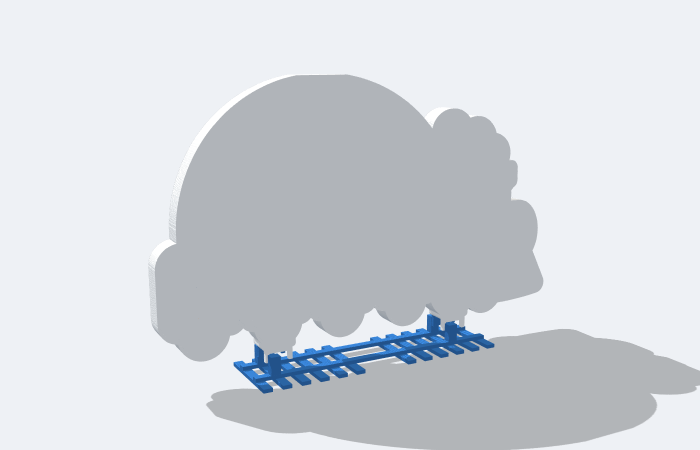
#> input picture cad/plaque/train_lit_render_back.png, 1400 x 900 px (shown at 1/2 size)
$ python trace_flat.py ../plaque/train_lit_render_back.png --out out.png
#> lines starting #> are read from the running program, lines starting #| are printed output that depends on the picture
"""Window key-holder: trace the owner's flat 4-colour drawing into colour layers (shapely, mm) + flat preview.

    python cad/windowkey/trace_flat.py picture.png --out layers.json --preview flat.png [--width 300]

Picture: flat colours on a black background (kept local, not in git). Labels: cream (plate, cat), light pink, dark pink, green.
Output JSON: layer -> GeoJSON in mm, y up, silhouette bbox centred at 0,0.
"""
import argparse, json
import numpy as np
from PIL import Image
from scipy import ndimage as ndi
import contourpy
from shapely.geometry import Polygon, mapping
from shapely.ops import unary_union
from shapely import affinity

PAL = {"bg": (0, 0, 0), "cream": (252, 238, 220), "lpink": (250, 170, 188), "dpink": (204, 66, 100), "green": (100, 155, 55)}
DRAW = {"cream": "#FFF3E0", "lpink": "#F4B6C2", "dpink": "#D9667E", "green": "#6FA05B"}


def polys(mask, min_area=10):
    gen = contourpy.contour_generator(z=mask.astype(float), fill_type=contourpy.FillType.OuterOffset)
    pts, offs = gen.filled(0.5, 1.5)
    out = []
    for p, o in zip(pts, offs):
        rings = [p[o[i]:o[i + 1]] for i in range(len(o) - 1)]
        if len(rings[0]) < 4:
            continue
        g = Polygon(rings[0], [r for r in rings[1:] if len(r) >= 4]).buffer(0)
        if g.area >= min_area:
            out.append(g)
    return unary_union(out) if out else Polygon()


def main():
    ap = argparse.ArgumentParser()
    ap.add_argument("image"); ap.add_argument("--out", required=True); ap.add_argument("--preview")
    ap.add_argument("--width", type=float, default=300.0); ap.add_argument("--sigma", type=float, default=1.3)
    a = ap.parse_args()
    rgb = np.array(Image.open(a.image).convert("RGB")).astype(float)
    names = list(PAL)
    d = ((rgb[:, :, None, :] - np.array([PAL[n] for n in names], float)[None, None]) ** 2).sum(-1)
    lab = d.argmin(-1)
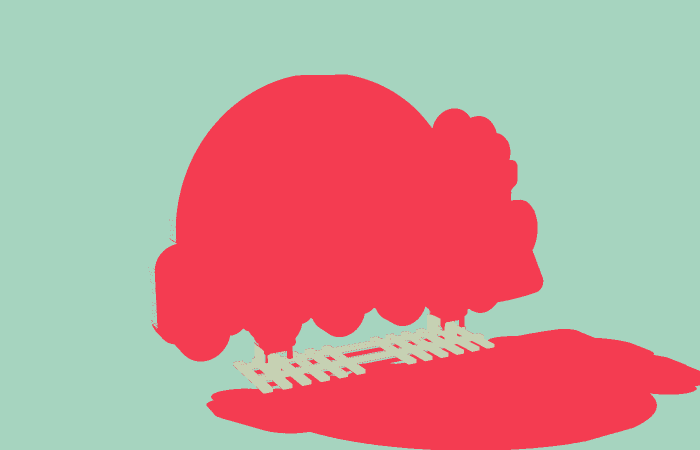
#> lab: shape (900, 1400) int64 (shown at 1/2 size); 3 distinct labels, from 1 to 4; one colour per label, 0 black
    bg = 0
    fg = ndi.binary_fill_holes(ndi.binary_opening(lab != bg, iterations=2))
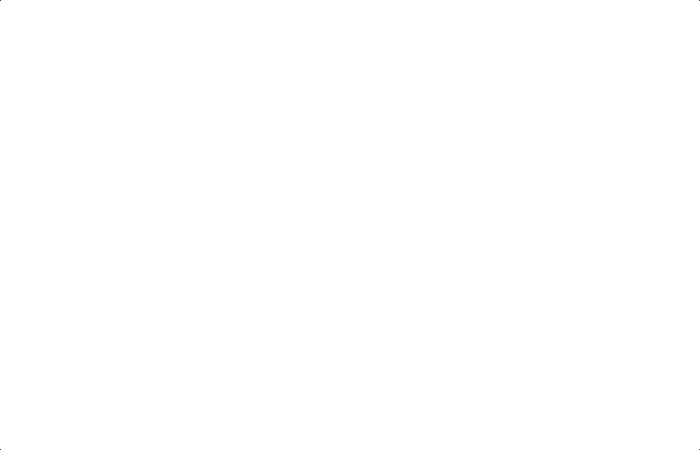
#> fg: shape (900, 1400) bool (shown at 1/2 size); 100% white; black in thin lines or dots
    comp, n = ndi.label(fg)
#> comp: shape (900, 1400) int32; values 0 (black) and 1 (white), 100% white; black in thin lines or dots
#> n = 1
    if n > 1:
        fg = comp == 1 + int(np.argmax(ndi.sum(fg, comp, range(1, n + 1))))
    # anti-aliased edge pixels between two colours may be mis-labelled: smooth the label field, keep silhouette
    st = np.stack([ndi.gaussian_filter((lab == i).astype(float), a.sigma) for i in range(len(names))])
    lab = np.where(fg, st[1:].argmax(0) + 1, bg)
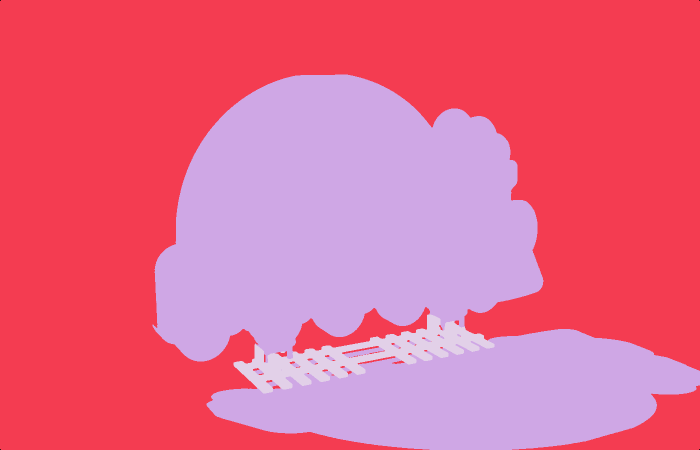
#> lab: shape (900, 1400) int64 (shown at 1/2 size); 4 distinct labels, from 0 to 4; one colour per label, 0 black
    ys, xs = np.nonzero(fg)
    x0, x1, y0, y1 = xs.min(), xs.max(), ys.min(), ys.max()
#> x0 = 0; x1 = 1399; y0 = 0; y1 = 899
    s = a.width / (x1 - x0 + 1)
#> s = 0.214
    def to_mm(g):
        g = affinity.scale(g, s, -s, origin=(0, 0))
        return affinity.translate(g, -(x0 + x1) / 2 * s, (y0 + y1) / 2 * s)
    res = {"silhouette": to_mm(polys(fg)).simplify(0.15)}
#> in polys, `pts, offs = gen.filled(0.5, 1.5)`: pts = 1 point arrays, longest 4601 points; offs = [[0, 4601]]
#> the loop in polys, `for p, o in zip(pts, offs):` made 1 pass
#> (o, rings) on pass 1: ([0, 4601], 1 point arrays, longest 4601 points)
#> after the loop in polys, `for p, o in zip(pts, offs):`: out = 1 item
    for i, nme in enumerate(names):
        if nme != "bg":
            res[nme] = to_mm(polys(lab == i)).simplify(0.12)
#> this loop made 5 passes
#> pts in polys on passes 2, 3, 5: 47 point arrays, longest 7911 points, 15 point arrays, longest 3379 points, 2 point arrays, longest 3068 points
#> after the loop, res = 5 items
    W, H = (x1 - x0 + 1) * s, (y1 - y0 + 1) * s
#> W = 300; H = 192.9
    json.dump({"width": W, "height": H, **{k: mapping(v) for k, v in res.items()}}, open(a.out, "w"))
    print(f"size {W:.0f} x {H:.0f} mm; area mm2:", {k: round(v.area) for k, v in res.items()})
#| size 300 x 193 mm; area mm2: {'silhouette': 57741, 'cream': 34913, 'lpink': 21662, 'dpink': 0, 'green': 1168}
    # smallest features: parts narrower than 0.7 mm (erosion test)
    for k in ("lpink", "dpink", "green", "cream"):
        g = res[k]
        thin = g.difference(g.buffer(-0.35).buffer(0.35))
        print(k, "thin (<0.7 mm) area mm2:", round(thin.area, 1))
#> this loop made 4 passes
#| lpink thin (<0.7 mm) area mm2: 4.5
#| dpink thin (<0.7 mm) area mm2: 0.0
#| green thin (<0.7 mm) area mm2: 1.6
#| cream thin (<0.7 mm) area mm2: 23.7
    if a.preview:
        import matplotlib; matplotlib.use("Agg")
        import matplotlib.pyplot as plt
        from matplotlib.patches import PathPatch
        from matplotlib.path import Path
        fig, ax = plt.subplots(figsize=(10, 10 * H / W)); ax.set_aspect("equal"); ax.axis("off")
        def draw(g, col):
            for p in getattr(g, "geoms", [g]):
                if p.is_empty: continue
                v, c = list(p.exterior.coords), [Path.MOVETO] + [Path.LINETO] * (len(p.exterior.coords) - 1)
                for r in p.interiors:
                    v += list(r.coords); c += [Path.MOVETO] + [Path.LINETO] * (len(r.coords) - 1)
                ax.add_patch(PathPatch(Path(v, c), fc=col, ec="none"))
        draw(res["silhouette"], DRAW["cream"])
        for k in ("lpink", "green", "dpink"):
            draw(res[k], DRAW[k])
        ax.set_xlim(-W / 2, W / 2); ax.set_ylim(-H / 2, H / 2)
        fig.savefig(a.preview, dpi=110, bbox_inches="tight", facecolor="#202020"); print("preview", a.preview)

if __name__ == "__main__":
    main()
